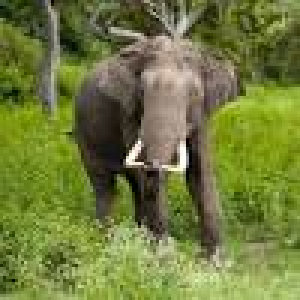
#> input picture dataset/train/Asian/as_tr209.jpeg, 100 x 100 px (shown 3 times larger)
$ python data_preprocessing.py
#> lines starting #> are read from the running program, lines starting #| are printed output that depends on the picture
import pandas as pd
import numpy as np
from PIL import Image
import os
data=pd.DataFrame(columns=['ch1','ch2','ch3','name','clas'])

def identification_image(name):
#> called with name = 'Asian/as_tr209.jpeg'
    img=Image.open(f"dataset/train/{name}")
#> img is the input picture: PIL image 100x100 RGB; mean R, G, B 112.7, 123, 61.2
    img=img.resize((224,224))
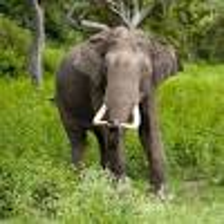
#> img: PIL image 224x224 RGB; mean R, G, B 112.7, 123, 61.2
    content=np.asarray(img)
    print(content.shape)
#| (224, 224, 3)
    channel1=content[0]
#> channel1 = 224 rows, first 8: [66, 85, 55], [66, 85, 55], [68, 87, 55], [65, 84, 52], [56, 76, 41], [45, 66, 27], [34, 56, 14], [27, 49, 3]
    channel2=content[1]
#> channel2 = 224 rows, first 8: [64, 83, 54], [65, 84, 54], [67, 86, 55], [65, 84, 52], [57, 77, 42], [47, 68, 30], [38, 60, 18], [32, 54, 9]
    channel3=content[2]
#> channel3 = 224 rows, first 8: [63, 82, 53], [64, 83, 54], [66, 85, 55], [66, 85, 54], [61, 80, 46], [54, 75, 36], [48, 70, 28], [44, 65, 22]
    if 'as' in name:
        clas=0
    else:
        clas=1
    return [channel1, channel2, channel3, name, clas]

images_asian=os.listdir('dataset/train/Asian')
images_african=os.listdir('dataset/train/African')
for i in range(len(images_asian)):
    name=f"Asian/{images_asian[i]}"

    data.loc[ len(data.index )] = identification_image(name)
#> pass 2 of the loop `for i in range(len(images_asian)):`:
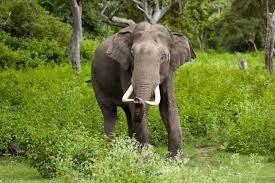
#> input picture dataset/train/Asian/as_tr280.jpeg, 275 x 183 px
#> in identification_image, img is the input picture: PIL image 275x183 RGB; mean R, G, B 108.3, 121.3, 53.7
#> in identification_image (call 2), `img=img.resize((224,224))`:
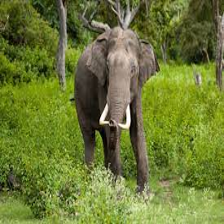
#> img: PIL image 224x224 RGB; mean R, G, B 108.3, 121.3, 53.7
#| (224, 224, 3)
#> channel1 = 224 rows, first 8: [86, 93, 41], [78, 85, 31], [80, 88, 32], [90, 98, 39], [68, 76, 17], [85, 94, 31], [91, 100, 38], [99, 108, 45]
#> channel2 = 224 rows, first 8: [68, 76, 20], [80, 88, 30], [93, 100, 41], [98, 107, 46], [81, 90, 27], [105, 114, 49], [104, 113, 48], [98, 107, 41]
#> channel3 = 224 rows, first 8: [50, 59, 3], [84, 92, 29], [101, 110, 44], [94, 104, 37], [77, 86, 17], [103, 113, 41], [105, 115, 44], [100, 110, 38]


for i in range(len(images_african)):
    name=f"African/{images_african[i]}"
    data.loc[len(data.index)] = identification_image(name)
#> call 3 of identification_image, with name = 'African/af_tr214.jpg'
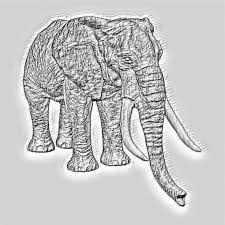
#> input picture dataset/train/African/af_tr214.jpg, 225 x 225 px
#> in identification_image, img is the input picture: PIL image 225x225 RGB; mean R, G, B 197.1, 197.1, 197.1
#> in identification_image (call 3), `img=img.resize((224,224))`:
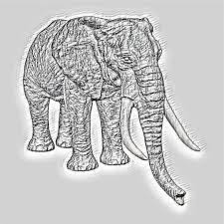
#> img: PIL image 224x224 RGB; mean R, G, B 197.1, 197.1, 197.1
#| (224, 224, 3)
#> in identification_image (call 3), `channel1=content[0]`: channel1 = 224 rows, first 8: [211, 211, 211], [211, 211, 211], [211, 211, 211], [211, 211, 211], [211, 211, 211], [211, 211, 211], [211, 211, 211], [211, 211, 211]
#> in identification_image (call 3), `channel2=content[1]`: channel2 has the same summary as channel1
#> in identification_image (call 3), `channel3=content[2]`: channel3 has the same summary as channel1

data.to_csv('dataset/train/data.csv')
